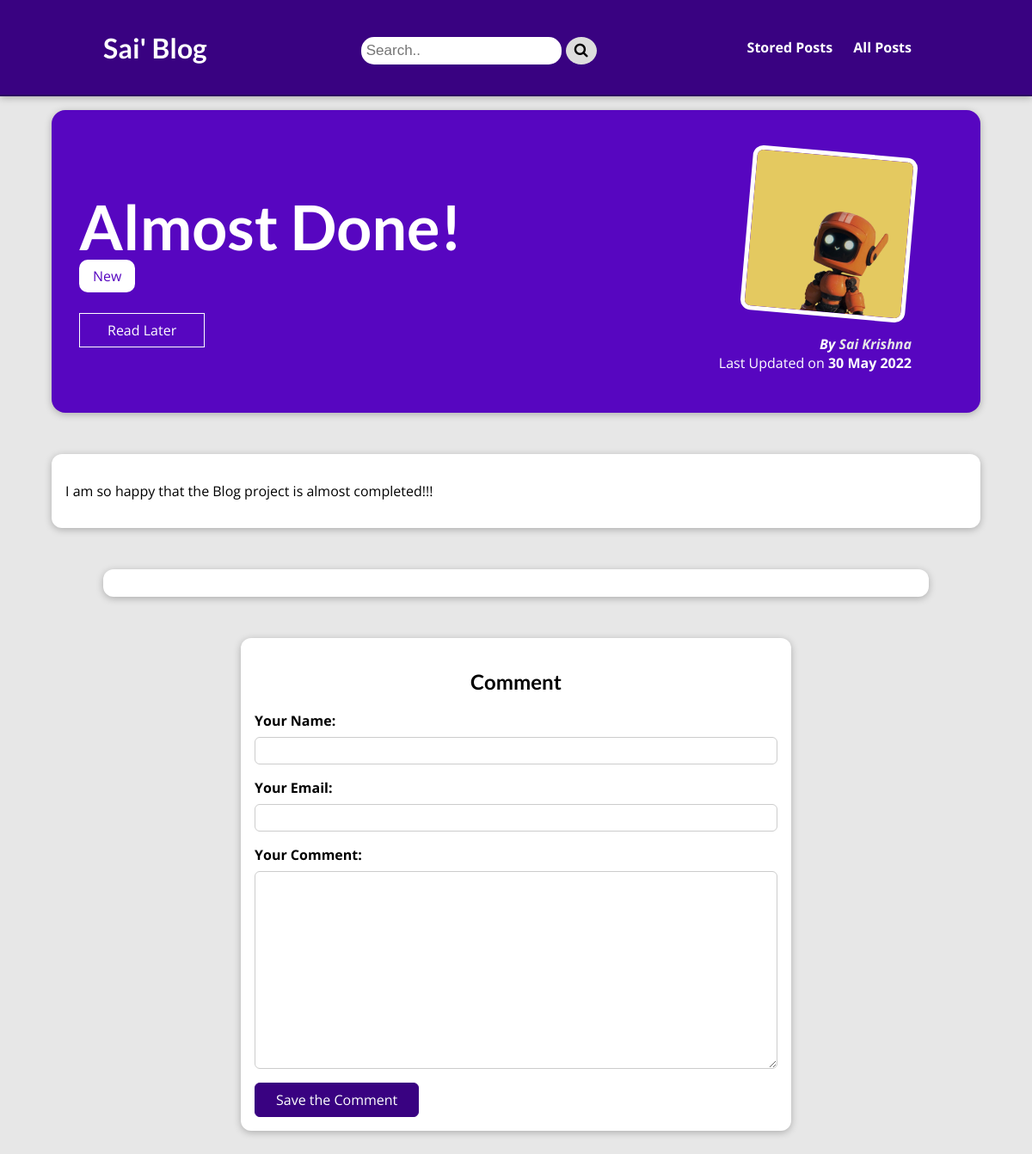
The page /posts/almost-done on the database as committed earlier.
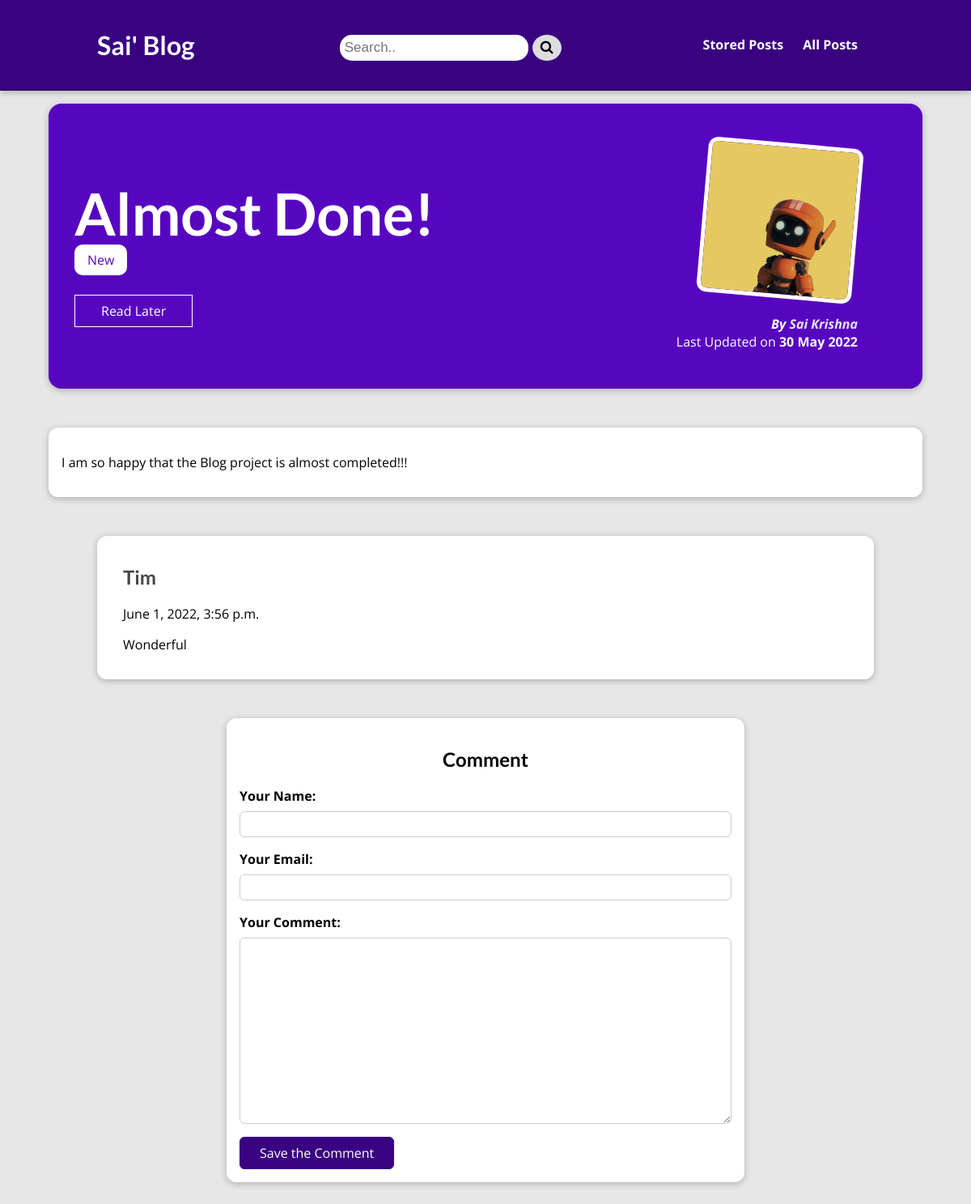
The same page on the database as committed later.
### myapp/models.py (models this page shows, shortened)
class Post(models.Model):
    title = models.CharField(max_length=100)
    excerpt = models.CharField(max_length=200)
    image = models.ImageField(upload_to = "posts", null=True)
    date = models.DateField(auto_now=True)
    slug = models.SlugField(unique=True, db_index=True)
    content = models.TextField(validators = [MinLengthValidator(10)])
    author = models.ForeignKey(Author, on_delete=models.SET_NULL, null=True, related_name='posts')  # dont delete complete post
    tags = models.ManyToManyField(Tag)

class Tag(models.Model):
    caption = models.CharField(max_length=20)

class Author(models.Model):
    first_name = models.CharField(max_length=50)
    last_name = models.CharField(max_length=50)
    email = models.EmailField(unique=True)
    def __str__(self) -> str:
        return f"{self.first_name} {self.last_name}"

class Comment(models.Model):
    user_name = models.CharField(max_length=20)
    user_email = models.EmailField()
    text = models.TextField(max_length=400)
    date = models.DateTimeField(auto_now=True)
    post = models.ForeignKey(Post, on_delete=models.CASCADE, related_name='comments')

### myapp/views.py (the view, shortened to what this page needs)
# urls.py: path("posts/<slug:slug>", views.SinglePostView.as_view(), name="single-post-page") , # /posts/my-first-post
class SinglePostView(View):
    def is_stored_posts(self, request, post_id):
        stored_posts = request.session.get("stored_posts")
        if stored_posts is not None:
            is_saved_for_later = post_id in stored_posts
        else:
            is_saved_for_later = False
        return is_saved_for_later
    def get(self, request, slug):
        post = Post.objects.get(slug=slug)
        context={
            "post":post,
            "post_tags":post.tags.all(),
            "comment_form":CommentForm(),
            "comments": post.comments.all().order_by("-id"),
            "saved_for_later": self.is_stored_posts(request, post.id)
        }
        return render(request, 'myapp/post-detail.html', context )

### myapp/forms.py
class CommentForm(forms.ModelForm):
    class Meta:
        model = Comment
        exclude = ['post']
        labels = {
            "user_name":"Your Name",
            "user_email": "Your Email",
            "text": "Your Comment"
        }

### myapp/templates/myapp/post-detail.html (shortened to what this page needs)
{% extends 'base.html' %}
{% load static %}
{% block css_files %}
    <link rel="stylesheet" href="{% static 'myapp/post-detail.css' %}" />
{% endblock %}
{% block content %}
    <section id="summary">
        <h2>{{post.title}}</h2>
        <div id="tags">
            {% for tag in post_tags %}
            <span class="tag">{{tag.caption}}</span>
            {%endfor%}
        </div>
        <div id = "read-later">
            <form action="{% url 'read-later' %}" method="POST">
                <button>
                    {% if saved_for_later %}
                    Remove from "Read Later" List
                    {% else %}
                    Read Later
                    {% endif %}
                </button>
            </form>
        </div>
        <article>
            <img src="{{post.image.url}}" alt="{{post.title}}">
            <address>By <a href="mailto:{{post.author.email}}}">{{post.author}}</a></address>
            <div>
                Last Updated on <time>{{post.date|date:"d M Y"}}</time>
            </div>
        </article>
    </section>
    <main>
        {{post.content|linebreaks}}
    </main>
    <section id="comments" >
        <ul>
            {% for comment in comments %}
                <li>
                    <h2>{{ comment.user_name}}</h2>
                    <p>{{comment.date}}</p>
                        <p>{{ comment.text|linebreaks}}</p>
                </li>
            {% endfor %}
        </ul>
    </section>
    <section id = "comment-form">
        <h2>Comment</h2>
        <form action="{% url 'single-post-page' post.slug %}" method="POST">
            {% for form_field in comment_form %}
            <div class="form-control {% if form_field.errors %}invalid{% endif %}">
                {{ form_field.label_tag }}
                {{ form_field }}
            </div>
            {% endfor %}
            <button>Save the Comment</button>
        </form>
    </section>
{% endblock %}

### templates/base.html (shortened to what this page needs)
{% load static %}
<!DOCTYPE html>
<html lang="en">
<head>
    <link rel="stylesheet" href="{% static 'app.css' %}">
    {% block css_files %}{% endblock %}
</head>
<body>
    <header id="main-navigation">
        <h1><a href="{% url 'starting-page' %}">Sai' Blog</a></h1>
        <div class="search-container">
            <form action="{% url 'search_blogs' %}" class="search-form" method="get">
              <input type="text" placeholder="Search.." name="q">
              <button type="submit"><i class="fa fa-search"></i></button>
            </form>
          </div>
        <nav>
            <a href="{% url 'read-later' %}">Stored Posts</a>
            <a href="{% url 'posts-page' %}">All Posts</a>
        </nav>
    </header>
    {% block content %}
    {% endblock %}
    <link rel="stylesheet" href="https://cdnjs.cloudflare.com/ajax/libs/font-awesome/4.7.0/css/font-awesome.min.css">
</body>
</html>

### static/app.css (style rules this page uses)
* { box-sizing: border-box; }
html { font-family: 'Open Sans', 'Lato', sans-serif; }
body { margin: 0; }
h1, h2, h3 { font-family: 'Lato', sans-serif; font-weight: bold; }
#main-navigation { width: 100%; height: 7rem; display: flex; justify-content: space-between; align-items: center; padding: 0 10%; position: absolute; top: 0; left: 0; border-bottom: 2px solid rgba(0, 0, 0, 0.25); }
#main-navigation a { margin-right: 20px; text-decoration: none; color: white; font-weight: bold; }
#main-navigation .search-container { float: right; }
#main-navigation .search-container .search-form { border-radius: 12px; }
#main-navigation input[type=text] { border-radius: 15px; padding: 6px; margin-top: 8px; font-size: 17px; border: none; outline: none; text-decoration: none; }
#main-navigation .search-container button { border-radius: 50%; float: right; padding: 6px 10px; margin-top: 8px; margin-right: 16px; margin-left: 5px; background: #ddd; font-size: 17px; border: none; cursor: pointer; }

### myapp/static/myapp/post-detail.css (style rules this page uses)
body { background-color: #e7e7e7; }
#main-navigation { background-color: #390281; box-shadow: 0 2px 8px rgba(0, 0, 0, 0.25); }
#summary { margin: 8rem auto 3rem auto; padding: 2rem; width: 90%; max-width: 90rem; border-radius: 16px; background-color: #5706c0; position: relative; box-shadow: 0 2px 8px rgba(0, 0, 0, 0.25); height: 22rem; }
#summary h2 { color: white; font-size: 4.5rem; margin-bottom: 0.25rem; }
#summary address { font-weight: bold; }
#summary a { color: #e7e7e7; text-decoration: none; }
#summary article { position: absolute; top: 2rem; right: 3rem; padding: 1rem 2rem; border-radius: 12px; text-align: right; color: white; }
#summary article img { width: 12rem; height: 12rem; border-radius: 12px; transform: rotateZ(5deg); border: 5px solid white; margin-bottom: 1rem; }
#summary time { font-weight: bold; }
#read-later { margin: 2rem 0; }
#read-later button { background-color: transparent; border: 1px solid white; padding: 0.5rem 2rem; font: inherit; color: white; }
main { width: 90%; max-width: 90rem; margin: 3rem auto; background-color: white; padding: 1rem; border-radius: 12px; box-shadow: 0 2px 8px rgba(0, 0, 0, 0.25); }
.tag { background-color: white; color: #5706c0; padding: 0.5rem 1rem; border-radius: 10px; }
#comment-form { margin: 3rem auto; width: 90%; max-width: 40rem; border-radius: 12px; background-color: white; box-shadow: 0 2px 8px rgba(0, 0, 0, 0.25); padding: 1rem; }
#comment-form h2 { text-align: center; }
#comment-form button { font: inherit; background-color: #390281; color: white; border: 1px solid #390281; padding: 0.5rem 1.5rem; border-radius: 6px; cursor: pointer; }
.form-control { margin-bottom: 1rem; }
.form-control label { font-weight: bold; margin-bottom: 0.5rem; display: block; }
.form-control input, .form-control textarea { display: block; width: 100%; font: inherit; padding: 0.25rem; border-radius: 6px; border: 1px solid #ccc; }
#comments { margin: 3rem auto; width: 90%; max-width: 60rem; border-radius: 12px; background-color: white; box-shadow: 0 2px 8px rgba(0, 0, 0, 0.25); padding: 1rem 2rem; }
#comments ul { list-style: none; margin: 0; padding: 0; }
#comments li { margin-bottom: 1rem; border-bottom: 2px solid #ccc; }
#comments li:last-of-type { border-bottom: none; }
#comments h2 { color: #464646; }

Rows that differ between the two databases and show on the page:
added Comment: user_name "Tim", date "June 1, 2022, 3:56 p.m.", text "Wonderful"
